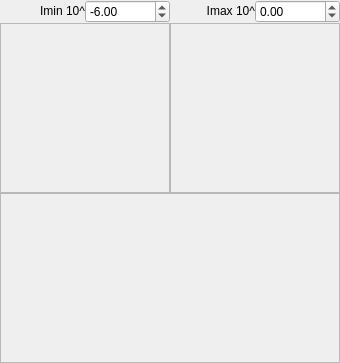
       <widget class="QWidget" name="gisansTab">
        <attribute name="title">
         <string>GISANS Preview</string>
        </attribute>
        <layout class="QGridLayout" name="gridLayout_13">
         <property name="leftMargin">
          <number>0</number>
         </property>
         <property name="topMargin">
          <number>0</number>
         </property>
         <property name="rightMargin">
          <number>0</number>
         </property>
         <property name="bottomMargin">
          <number>0</number>
         </property>
         <property name="spacing">
          <number>0</number>
         </property>
         <item row="0" column="0" colspan="2">
          <layout class="QHBoxLayout" name="horizontalLayout_14">
           <item>
            <widget class="QLabel" name="label_16">
             <property name="sizePolicy">
              <sizepolicy hsizetype="Preferred" vsizetype="Fixed">
               <horstretch>0</horstretch>
               <verstretch>0</verstretch>
              </sizepolicy>
             </property>
             <property name="text">
              <string>Imin 10^</string>
             </property>
             <property name="alignment">
              <set>Qt::AlignRight|Qt::AlignTrailing|Qt::AlignVCenter</set>
             </property>
            </widget>
           </item>
           <item>
            <widget class="QDoubleSpinBox" name="gisansImin">
             <property name="minimum">
              <double>-20.000000000000000</double>
             </property>
             <property name="maximum">
              <double>2.000000000000000</double>
             </property>
             <property name="singleStep">
              <double>0.250000000000000</double>
             </property>
             <property name="value">
              <double>-6.000000000000000</double>
             </property>
            </widget>
           </item>
           <item>
            <widget class="QLabel" name="label_32">
             <property name="sizePolicy">
              <sizepolicy hsizetype="Preferred" vsizetype="Fixed">
               <horstretch>0</horstretch>
               <verstretch>0</verstretch>
              </sizepolicy>
             </property>
             <property name="text">
              <string>Imax 10^</string>
             </property>
             <property name="alignment">
              <set>Qt::AlignRight|Qt::AlignTrailing|Qt::AlignVCenter</set>
             </property>
            </widget>
           </item>
           <item>
            <widget class="QDoubleSpinBox" name="gisansImax">
             <property name="minimum">
              <double>-20.000000000000000</double>
             </property>
             <property name="maximum">
              <double>2.000000000000000</double>
             </property>
             <property name="singleStep">
              <double>0.250000000000000</double>
             </property>
            </widget>
           </item>
          </layout>
         </item>
         <item row="1" column="0">
          <widget class="QFrame" name="frame_gisans_pp">
           <property name="sizePolicy">
            <sizepolicy hsizetype="Preferred" vsizetype="Preferred">
             <horstretch>0</horstretch>
             <verstretch>1</verstretch>
            </sizepolicy>
           </property>
           <property name="frameShape">
            <enum>QFrame::StyledPanel</enum>
           </property>
           <property name="frameShadow">
            <enum>QFrame::Raised</enum>
           </property>
           <layout class="QVBoxLayout" name="verticalLayout_20">
            <item>
             <widget class="MPLWidget" name="gisans_pp" native="true">
              <property name="minimumSize">
               <size>
                <width>150</width>
                <height>150</height>
               </size>
              </property>
             </widget>
            </item>
           </layout>
          </widget>
         </item>
         <item row="2" column="0" colspan="2">
          <widget class="QFrame" name="frame_gisans_sf">
           <property name="sizePolicy">
            <sizepolicy hsizetype="Preferred" vsizetype="Preferred">
             <horstretch>0</horstretch>
             <verstretch>1</verstretch>
            </sizepolicy>
           </property>
           <property name="frameShape">
            <enum>QFrame::StyledPanel</enum>
           </property>
           <property name="frameShadow">
            <enum>QFrame::Raised</enum>
           </property>
           <layout class="QHBoxLayout" name="horizontalLayout_4">
            <item>
             <widget class="MPLWidget" name="gisans_pm" native="true">
              <property name="minimumSize">
               <size>
                <width>150</width>
                <height>150</height>
               </size>
              </property>
             </widget>
            </item>
            <item>
             <widget class="MPLWidget" name="gisans_mp" native="true">
              <property name="minimumSize">
               <size>
                <width>150</width>
                <height>105</height>
               </size>
              </property>
             </widget>
            </item>
           </layout>
          </widget>
         </item>
         <item row="1" column="1">
          <widget class="QFrame" name="frame_gisans_mm">
           <property name="frameShape">
            <enum>QFrame::StyledPanel</enum>
           </property>
           <property name="frameShadow">
            <enum>QFrame::Raised</enum>
           </property>
           <layout class="QVBoxLayout" name="verticalLayout_21">
            <item>
             <widget class="MPLWidget" name="gisans_mm" native="true">
              <property name="sizePolicy">
               <sizepolicy hsizetype="Preferred" vsizetype="Preferred">
                <horstretch>0</horstretch>
                <verstretch>1</verstretch>
               </sizepolicy>
              </property>
              <property name="minimumSize">
               <size>
                <width>150</width>
                <height>150</height>
               </size>
              </property>
             </widget>
            </item>
           </layout>
          </widget>
         </item>
        </layout>
       </widget>
